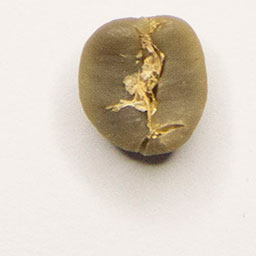
#> input picture Coffe_Beans_Test/_Sysroot/Premium/P_1600.jpg, 256 x 256 px, found by its file name
$ python Premium.py
#> lines starting #> are read from the running program, lines starting #| are printed output that depends on the picture
import cv2 as cv
from matplotlib import pyplot as plt

img = cv.imread('_Sysroot\Premium\P_1600.jpg')
#> img is the input picture: shape (256, 256, 3); mean B, G, R 193.5, 206.9, 216.9
cv.imshow('Premium', img)

color = ('b','g','r')
for i,col in enumerate(color):
    histr = cv.calcHist([img],[i],None,[256],[0,256])
    plt.plot(histr,color = col)
    plt.xlim([0,256])

plt.title('Colour Histogram of a Premium Bean')
plt.xlabel('Colour Values')
plt.ylabel('# of pixels')
plt.show()
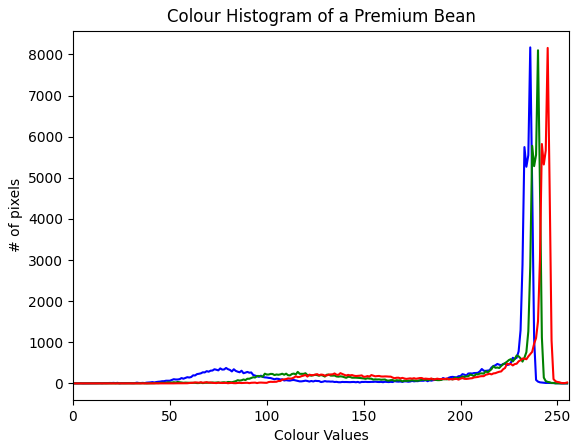
#> figure drawn by matplotlib, 1 panel; curve peaks at x = 236, y = 8170; curve peaks at x = 240, y = 8100; curve peaks at x = 245, y = 8157
